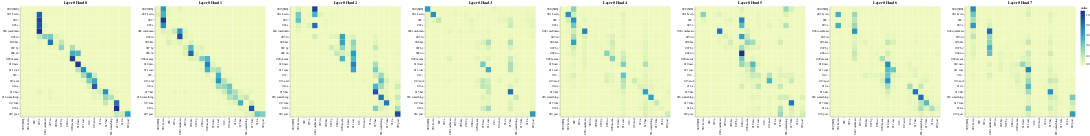

The notebook cell this image was saved under:
### Code cell
layers = [0] # we have six of them actual
heads = [0,1,2,3,4,5,6,7] # all the heads

# Encoder Self-Attention
get_all_attention_maps("encoder", layers, heads, encoder_input_tokens, encoder_input_tokens, min(20, sentence_len))

### Figure 1 — Vega-Lite specification as saved in the notebook (floating-point values rounded to 4 significant figures; data arrays with more than 128 entries replaced by an {"elided": "..."} marker saying what was removed)
{"config": {"view": {"continuousWidth": 400, "continuousHeight": 300}}, "vconcat": [{"hconcat": [{"data": {"name": "data-01bd7f4271b7494bedcc327a4109d9f3"}, "mark": "rect", "encoding": {"color": {"field": "value", "type": "quantitative"}, "tooltip": [{"field": "row", "type": "quantitative"}, {"field": "column", "type": "quantitative"}, {"field": "value", "type": "quantitative"}, {"field": "row_token", "type": "nominal"}, {"field": "col_token", "type": "nominal"}], "x": {"axis": {"title": ""}, "field": "col_token", "type": "nominal"}, "y": {"axis": {"title": ""}, "field": "row_token", "type": "nominal"}}, "height": 400, "selection": {"selector001": {"type": "interval", "bind": "scales", "encodings": ["x", "y"]}}, "title": "Layer 0 Head 0", "width": 400}, {"data": {"name": "data-ac40e49d848ee57c1b237fbaab7ab654"}, "mark": "rect", "encoding": {"color": {"field": "value", "type": "quantitative"}, "tooltip": [{"field": "row", "type": "quantitative"}, {"field": "column", "type": "quantitative"}, {"field": "value", "type": "quantitative"}, {"field": "row_token", "type": "nominal"}, {"field": "col_token", "type": "nominal"}], "x": {"axis": {"title": ""}, "field": "col_token", "type": "nominal"}, "y": {"axis": {"title": ""}, "field": "row_token", "type": "nominal"}}, "height": 400, "selection": {"selector002": {"type": "interval", "bind": "scales", "encodings": ["x", "y"]}}, "title": "Layer 0 Head 1", "width": 400}, {"data": {"name": "data-b7d7a4998702d09d6c23f8ca1feec3d9"}, "mark": "rect", "encoding": {"color": {"field": "value", "type": "quantitative"}, "tooltip": [{"field": "row", "type": "quantitative"}, {"field": "column", "type": "quantitative"}, {"field": "value", "type": "quantitative"}, {"field": "row_token", "type": "nominal"}, {"field": "col_token", "type": "nominal"}], "x": {"axis": {"title": ""}, "field": "col_token", "type": "nominal"}, "y": {"axis": {"title": ""}, "field": "row_token", "type": "nominal"}}, "height": 400, "selection": {"selector003": {"type": "interval", "bind": "scales", "encodings": ["x", "y"]}}, "title": "Layer 0 Head 2", "width": 400}, {"data": {"name": "data-7f9c1f0092702b2a283aa75ea0518a3f"}, "mark": "rect", "encoding": {"color": {"field": "value", "type": "quantitative"}, "tooltip": [{"field": "row", "type": "quantitative"}, {"field": "column", "type": "quantitative"}, {"field": "value", "type": "quantitative"}, {"field": "row_token", "type": "nominal"}, {"field": "col_token", "type": "nominal"}], "x": {"axis": {"title": ""}, "field": "col_token", "type": "nominal"}, "y": {"axis": {"title": ""}, "field": "row_token", "type": "nominal"}}, "height": 400, "selection": {"selector004": {"type": "interval", "bind": "scales", "encodings": ["x", "y"]}}, "title": "Layer 0 Head 3", "width": 400}, {"data": {"name": "data-45ff5ef0aecb34b2b13dfba07740d9ac"}, "mark": "rect", "encoding": {"color": {"field": "value", "type": "quantitative"}, "tooltip": [{"field": "row", "type": "quantitative"}, {"field": "column", "type": "quantitative"}, {"field": "value", "type": "quantitative"}, {"field": "row_token", "type": "nominal"}, {"field": "col_token", "type": "nominal"}], "x": {"axis": {"title": ""}, "field": "col_token", "type": "nominal"}, "y": {"axis": {"title": ""}, "field": "row_token", "type": "nominal"}}, "height": 400, "selection": {"selector005": {"type": "interval", "bind": "scales", "encodings": ["x", "y"]}}, "title": "Layer 0 Head 4", "width": 400}, {"data": {"name": "data-bf7621b0dbcaabc38c902ea9287d549e"}, "mark": "rect", "encoding": {"color": {"field": "value", "type": "quantitative"}, "tooltip": [{"field": "row", "type": "quantitative"}, {"field": "column", "type": "quantitative"}, {"field": "value", "type": "quantitative"}, {"field": "row_token", "type": "nominal"}, {"field": "col_token", "type": "nominal"}], "x": {"axis": {"title": ""}, "field": "col_token", "type": "nominal"}, "y": {"axis": {"title": ""}, "field": "row_token", "type": "nominal"}}, "height": 400, "selection": {"selector006": {"type": "interval", "bind": "scales", "encodings": ["x", "y"]}}, "title": "Layer 0 Head 5", "width": 400}, {"data": {"name": "data-736c6fe10197891d0745b4abf09b5c36"}, "mark": "rect", "encoding": {"color": {"field": "value", "type": "quantitative"}, "tooltip": [{"field": "row", "type": "quantitative"}, {"field": "column", "type": "quantitative"}, {"field": "value", "type": "quantitative"}, {"field": "row_token", "type": "nominal"}, {"field": "col_token", "type": "nominal"}], "x": {"axis": {"title": ""}, "field": "col_token", "type": "nominal"}, "y": {"axis": {"title": ""}, "field": "row_token", "type": "nominal"}}, "height": 400, "selection": {"selector007": {"type": "interval", "bind": "scales", "encodings": ["x", "y"]}}, "title": "Layer 0 Head 6", "width": 400}, {"data": {"name": "data-2377619282c0ead83318970dc06e84d5"}, "mark": "rect", "encoding": {"color": {"field": "value", "type": "quantitative"}, "tooltip": [{"field": "row", "type": "quantitative"}, {"field": "column", "type": "quantitative"}, {"field": "value", "type": "quantitative"}, {"field": "row_token", "type": "nominal"}, {"field": "col_token", "type": "nominal"}], "x": {"axis": {"title": ""}, "field": "col_token", "type": "nominal"}, "y": {"axis": {"title": ""}, "field": "row_token", "type": "nominal"}}, "height": 400, "selection": {"selector008": {"type": "interval", "bind": "scales", "encodings": ["x", "y"]}}, "title": "Layer 0 Head 7", "width": 400}]}], "$schema": "https://vega.github.io/schema/vega-lite/v4.17.0.json", "datasets": {"data-01bd7f4271b7494bedcc327a4109d9f3": {"elided": "400 records"}, "data-ac40e49d848ee57c1b237fbaab7ab654": {"elided": "400 records"}, "data-b7d7a4998702d09d6c23f8ca1feec3d9": {"elided": "400 records"}, "data-7f9c1f0092702b2a283aa75ea0518a3f": {"elided": "400 records"}, "data-45ff5ef0aecb34b2b13dfba07740d9ac": {"elided": "400 records"}, "data-bf7621b0dbcaabc38c902ea9287d549e": {"elided": "400 records"}, "data-736c6fe10197891d0745b4abf09b5c36": {"elided": "400 records"}, "data-2377619282c0ead83318970dc06e84d5": {"elided": "400 records"}}}
